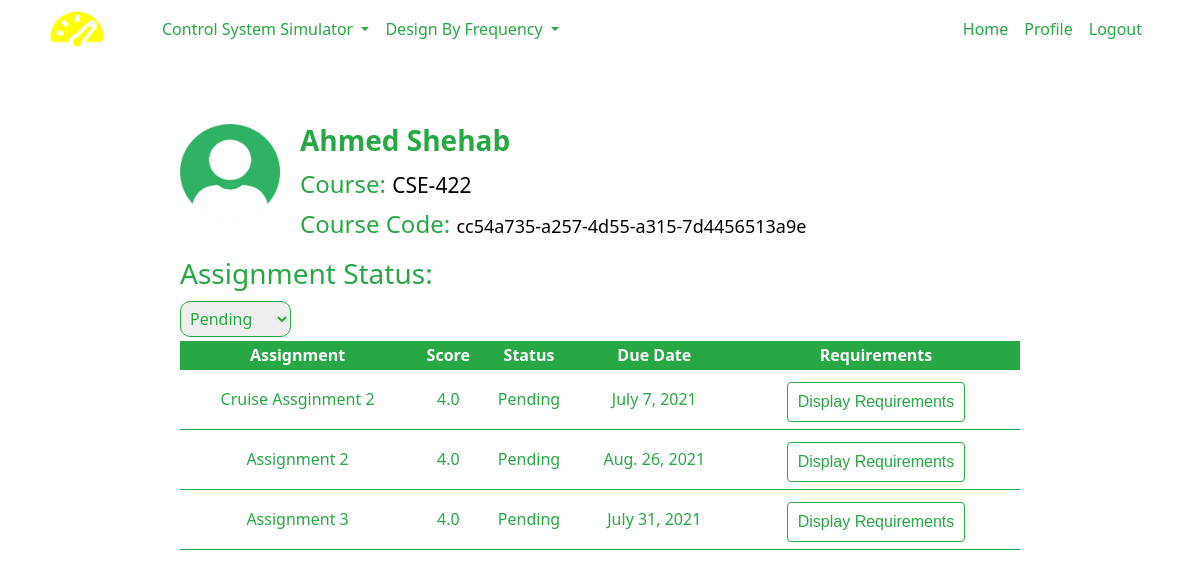
Page /student/ (signed in) on the committed database.
### main/models.py (models this page shows, shortened)
class Student(models.Model):
    credentials  = models.ForeignKey(User, on_delete=models.CASCADE)
    courses      = models.ForeignKey(Course,on_delete=models.CASCADE)
    major        = models.CharField(max_length=64,default="Not mentioned")

class User(AbstractUser,models.Model):
    status_choices =[
        ("s","s"),
        ("i","i")
    ]
    status      = models.CharField(max_length=5,choices=status_choices,default="s")

class Course(models.Model):
    name         = models.CharField(max_length=50)
    code         = models.UUIDField(primary_key=True,default=uuid.uuid4) #Reminder: add editable=False later.
    instructor   = models.ForeignKey(User, on_delete=models.CASCADE,related_name="courses")
    students     = models.ManyToManyField(User,related_name="students",blank=True)
    assignments  = models.ManyToManyField(Assignment)

class Assignment(models.Model):
    subject     = models.CharField(max_length=64,null=True)
    dueDate     = models.DateField()
    score       = models.FloatField()
    instructor  = models.CharField(max_length=64,null=True) # Remove Nul =  True later
    riseTime    = models.FloatField(null=True)
    setTime     = models.FloatField(null=True)
    Ess         = models.FloatField(null=True)
    pOvershoot  = models.FloatField(null=True)
    setPoint    = models.FloatField(null= True)
    description = models.TextField(null = True)
    controller  = models.CharField(max_length=50, null=True)
    simulator_choices=[
        ("Cruise Control","Cruise Control"),
        ("Servo Motor","Servo Motor")
    ]
    simulator   = models.CharField(max_length=64,choices=simulator_choices,null=True) # Remove Null= True later

### main/views.py (the view, shortened to what this page needs)
# urls.py: path("student/",views.student,name="student"),
def student(request):
    try:
        assignments=[]
        submitted=[]
        student=Student.objects.get(credentials=request.user)
        studentSubmissions= Submission.objects.filter(student=student)
        for something in student.courses.assignments.filter():
            assignments.append(something)
        for submission in studentSubmissions:
            submitted.append(submission)
            try:
                assignments.remove(submission.assignment)
            except:
                pass
    except:
        return HttpResponseRedirect(reverse("home"))
    return render(request,"main/student.html",{
            "student":student,
            "assignments": assignments,
            "submitted":submitted,
        })

### main/templates/main/student.html (shortened to what this page needs)
{% extends 'main/layout.html' %} {% load static %} {% block head %}
<link href="{% static 'main/css/profile.css' %}" rel="stylesheet" />
<link href="{% static 'main/css/cred.css' %}" rel="stylesheet" />
{% endblock head %} {% block body %}
<div class="profile" style="display: flex; margin-top: 5%">
	<span><img src="{% static 'main/images/profile.png' %}" alt="Student Photo" style="width: 100px; height: 100px" /></span>
	<span style="margin-left: 20px">
		<h3><strong>{{student.credentials.first_name}} {{student.credentials.last_name}}</strong></h3>
		<h4>Course: <small style="color: black">{{student.courses.name}}</small></h4>
		<h4>Course Code: <small style="color: black; font-size: large">{{student.courses.code}}</small></h4>
	</span>
</div>
<div class="status">
	<h3>Assignment Status:</h3>
	<select class="select" name="status" onchange="tableSelect();" id="status">
		<option value="pending">Pending</option>
	</select>
</div>
<div id="pendingTable">
	<table>
		<tr>
			<th>Assignment</th>
			<th>Score</th>
			<th>Status</th>
			<th>Due Date</th>
			<th>Requirements</th>
		</tr>
		{% if assignments %} {% for assignment in assignments %}
		<tr>
			<td>{{assignment.subject}}</td>
			<td>{{assignment.score}}</td>
			<td>Pending</td>
			<td>{{assignment.dueDate}}</td>
			<td><button class="button" id="{{assignment.id}}" onclick="openReqForm({{assignment.id}});">Display Requirements</button></td>
		</tr>
		{% endfor %} {% else %}
		<tr>
			<td colspan="7"><h3>No pending assignments</h3></td>
		</tr>
		{% endif %}
	</table>
</div>
{% endblock body %}

### main/templates/main/layout.html (shortened to what this page needs)
{% load static %}
<!DOCTYPE html>
<html>
	<head>
		<link
			href="https://cdn.jsdelivr.net/npm/bootstrap@5.0.0-beta2/dist/css/bootstrap.min.css"
			rel="stylesheet"
		/>
		<link href="{% static 'main/css/Layout.css' %}" rel="stylesheet" />
		{% block head %} {% endblock head %}
	</head>
	<body>
		<nav class="navbar navbar-expand-md bg-transperent navbar-light nav-right">
			<img class="logo2" src="{% static 'main/images/log2.png'%}" alt="logo" />
			<div class="collapse navbar-collapse" id="collapsibleNavbar">
				<ul class="navbar-nav">
					<li class="nav-item">
						<div class="dropdown">
							<a class="nav-link dropdown-toggle" id="dropdownMenuButton" data-toggle="dropdown" aria-haspopup="true" aria-expanded="false">
								Control System Simulator
							</a>
						</div>
					</li>
					<li class="nav-item">
						<div class="dropdown">
							<a class="nav-link dropdown-toggle" id="dropdownMenuButton" data-toggle="dropdown" aria-haspopup="true" aria-expanded="false">
								Design By Frequency
							</a>
						</div>
					</li>
				</ul>
			</div>
			<div class="collapse navbar-collapse" id="navbarRightAlignExample">
				<ul class="navbar-nav ms-auto mb-2 mb-lg-0">
					{% if not home %}
					<li class="nav-item">
						<a class="nav-link" href="{% url 'home' %}">Home</a>
					</li>
					{% endif %}
					<li class="nav-item">
						{% if not user.is_authenticated %}
						<a class="nav-link" href="{% url 'register' %}">Sign up</a>
						{% elif user.status == "i" %}
						<a class="nav-link" href="{% url 'instructor' %}">Profile</a>
						{% elif user.status == "s" %}
						<a class="nav-link" href="{% url 'student' %}">Profile</a>
						{% endif %}
					</li>
					<li class="nav-item">
						{% if user.is_authenticated %}
						<a class="nav-link" href="{% url 'logout' %}">Logout</a>
						{% else %}
						<a class="nav-link" href="{% url 'login' %}">Login</a>
						{% endif %}
					</li>
				</ul>
			</div>
		</nav>
		{% block body %} {% endblock body %}
	</body>
</html>

### main/static/main/css/Layout.css (style rules this page uses)
:root { --main-color: #28a745; }
* { margin: 0; padding: 2px 0; color: var(--main-color); }
html, body { scroll-behavior: smooth; margin: 0; padding: 0; }
body { max-width: 100%; overflow-x: hidden; }
.logo2 { width: 54px; height: auto; margin-right: 50px; }
button { margin: 5px; }
img { width: 100%; height: 500px; border-radius:25px; }
.footer, span { color: #ecf0f1; font-size: medium; }
.nav-link { color: var(--main-color) !important; }
.nav-right { padding: 0 50px; }

### main/static/main/css/profile.css (style rules this page uses)
.profile { margin-left: 15%; margin-top: 30px; }
.status { margin-left: 15%; }
.select { border: #28a745 solid 1px; border-radius: 10px; outline: none; padding: 5px; }
table { margin-left: 15%; width: 70%; text-align: center; }
th { color: white; background-color: #28a745; }
tr { border-bottom: #28a745 1px solid; }

### main/static/main/css/cred.css (style rules this page uses)
:root { --main-color: #28a745; }
.button, .button2 { border-radius: 1mm; border: solid var(--main-color) 1px; outline: none; margin-top: 10px; font: 16px arial, sans-serif; padding: 10px; }
.button { color: var(--main-color); background-color: white; }
::placeholder { color: var(--main-color); opacity: 1; }

### rows in the picture
Student: credentials.first_name "Ahmed", credentials.last_name "Shehab", courses.name "CSE-422", courses.code "cc54a735-a257-4d55-a315-7d4456513a9e"
Assignment: subject "Cruise Assginment 2", score "4.0", dueDate "July 7, 2021"
Assignment: subject "Assignment 2", score "4.0", dueDate "Aug. 26, 2021"
Assignment: subject "Assignment 3", score "4.0", dueDate "July 31, 2021"
